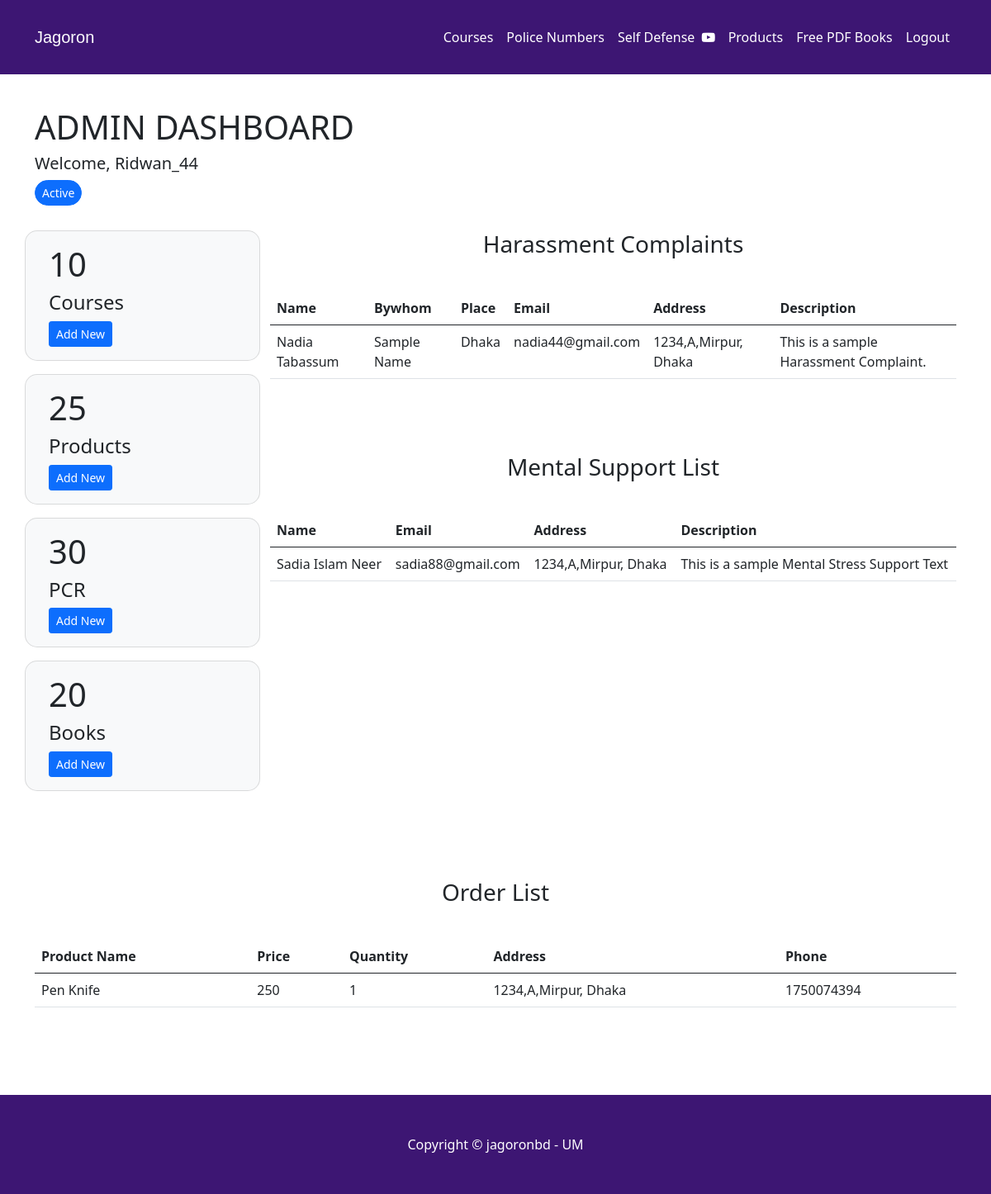
The page /adminDashBoard.php (signed in) on the database its author committed.
### tables this page shows
CREATE TABLE `Harassment_Complaint` (
  `sno` int(7) NOT NULL,
  `Name` varchar(60) NOT NULL,
  `Bywhom` varchar(60) NOT NULL,
  `Place` varchar(150) NOT NULL,
  `Email` varchar(150) NOT NULL,
  `Address` varchar(150) NOT NULL,
  `Description` varchar(255) NOT NULL
);

CREATE TABLE `MENTAL_SUPPORT` (
  `sno` int(11) NOT NULL,
  `Name` varchar(60) NOT NULL,
  `Email` varchar(60) NOT NULL,
  `Address` varchar(150) NOT NULL,
  `Description` varchar(255) NOT NULL
);

CREATE TABLE `Order_list` (
  `sno` int(11) NOT NULL,
  `ProductName` varchar(255) NOT NULL,
  `Price` float NOT NULL,
  `Quantity` int(7) DEFAULT NULL,
  `Address` varchar(255) NOT NULL,
  `Phone` int(11) NOT NULL
);

### adminDashBoard.php (the view, shortened to what this page needs)
<!DOCTYPE html>
<html lang="en">
<head>
    <link rel="stylesheet" href="https://cdnjs.cloudflare.com/ajax/libs/font-awesome/4.7.0/css/font-awesome.min.css">
    <link href="https://cdn.jsdelivr.net/npm/bootstrap@5.0.2/dist/css/bootstrap.min.css" rel="stylesheet">
</head>
<body>
  <?php require 'partials/loggednav.php'?>
    <div class="container">
      <div class="row">
          <div class="col-md-7 col-lg-7 col-12" style="display: flex">
              <div style="margin-top: 40px;">
                <h1>ADMIN DASHBOARD</h1>
                <h5>Welcome, <?php echo $_SESSION['username']?></h5>
                <button type="button" class="btn btn-primary btn-sm" style="border-radius: 30px;">Active</button>
              </div>
          </div>
          <div class="col-md-5 col-lg-5"></div>
      </div>
        <div class="row" style="margin-top: 30px">
          <div class="col-md-3 col-lg-3 col-12">
              <div class="row">
                  <div class="card text-dark bg-light mb-3" style="max-width: 18rem; border-radius: 15px">
                    <div class="card-body">
                      <h1 class="card-title">10</h1>
                      <h4>Courses</h4>
                          <a class="btn btn-primary btn-sm"href="addnewCourse.php">Add New</a>
                    </div>
                  </div>
              </div>
              <div class="row">
                <div class="card text-dark bg-light mb-3" style="max-width: 18rem; border-radius: 15px">
                  <div class="card-body">
                    <h1 class="card-title">25</h1>
                    <h4>Products</h4>
                          <a class="btn btn-primary btn-sm"href="addnewProduct.php">Add New</a>
                  </div>
                </div>
              </div>
              <div class="row">
                <div class="card text-dark bg-light mb-3" style="max-width: 18rem; border-radius: 15px">
                  <div class="card-body">
                    <h1 class="card-title">30</h1>
                    <h4>PCR</h4>
                          <button type="button" class="btn btn-primary btn-sm" data-bs-toggle="modal" data-bs-target="#addNewPCRModal">
                            Add New
                          </button>
                  </div>
                </div>
              </div>
              <div class="row">
                <div class="card text-dark bg-light mb-3" style="max-width: 18rem; border-radius: 15px">
                  <div class="card-body">
                    <h1 class="card-title">20</h1>
                    <h4>Books</h4>
                          <a class="btn btn-primary btn-sm"href="addnewBook.php">Add New</a>
                  </div>
                </div>
              </div>
          </div>
          <div class="col-md-9 col-lg-9 col-12">
          <div class="div text-center" id="feedback">
              <h3 style="margin-bottom: 40px">
                Harassment Complaints
              </h3>
          </div>
            <table class="table">
              <thead>
                <tr>
                  <th scope="col">Name</th>
                  <th scope="col">Bywhom</th>
                  <th scope="col">Place</th>
                  <th scope="col">Email</th>
                  <th scope="col">Address</th>
                  <th scope="col">Description</th>
                </tr>
              </thead>
              <tbody>
                <?php
                 $host = 'localhost';
	               $user = 'root';
	               $pass = '';
	               $db = 'jagoron';
	               $mysqli = new mysqli($host,$user,$pass,$db) or die($mysqli->error);
	               $sql1 = "select * FROM Harassment_Complaint";
                  $result1 = mysqli_query($mysqli, $sql1);
                    if ($result1->num_rows > 0):
                ?>
                <?php while($array=mysqli_fetch_row($result1)): ?>
                <tr>
                    <td><?php echo $array[1];?></td>
                    <td><?php echo $array[2];?></td>
                    <td><?php echo $array[3];?></td>
                    <td><?php echo $array[4];?></td>
                    <td><?php echo $array[5];?></td>
                    <td><?php echo $array[6];?></td>
                </tr>
                <?php endwhile; ?>
                <?php else: ?>
                <tr>
                   <td colspan="3" rowspan="1" headers="">No Data Found</td>
                </tr>
                <?php endif; ?>
              </tbody>
            </table>
          <div class="div text-center" id="feedback">
              <h3 style="margin-bottom: 40px; margin-top: 90px">
                  Mental Support List
              </h3>
          </div>
            <table class="table">
              <thead>
                <tr>
                  <th scope="col">Name</th>
                  <th scope="col">Email</th>
                  <th scope="col">Address</th>
                  <th scope="col">Description</th>
                </tr>
              </thead>
              <tbody>
                <?php
                 $host = 'localhost';
	               $user = 'root';
	               $pass = '';
	               $db = 'jagoron';
	               $mysqli = new mysqli($host,$user,$pass,$db) or die($mysqli->error);
	               $sql2 = "select * FROM MENTAL_SUPPORT";
                  $result2 = mysqli_query($mysqli, $sql2);
                    if ($result2->num_rows > 0):
                ?>
                <?php while($array=mysqli_fetch_row($result2)): ?>
                <tr>
                    <td><?php echo $array[1];?></td>
                    <td><?php echo $array[2];?></td>
                    <td><?php echo $array[3];?></td>
                    <td><?php echo $array[4];?></td>
                </tr>
                <?php endwhile; ?>
                <?php else: ?>
                <tr>
                   <td colspan="3" rowspan="1" headers="">No Data Found</td>
                </tr>
                <?php endif; ?>
              </tbody>
            </table>
          </div>
        </div>
        <div class="row">
          <div class="col-md-12 col-lg-12 col-12">
           <div class="div text-center" id="feedback">
              <h3 style="margin-bottom: 40px; margin-top: 90px">
                  Order List
              </h3>
          </div>
            <table class="table">
              <thead>
                <tr>
                  <th scope="col">Product Name</th>
                  <th scope="col">Price</th>
                  <th scope="col">Quantity</th>
                  <th scope="col">Address</th>
                  <th scope="col">Phone</th>
                </tr>
              </thead>
              <tbody>
                <?php
                 $host = 'localhost';
                 $user = 'root';
                 $pass = '';
                 $db = 'jagoron';
                 $mysqli = new mysqli($host,$user,$pass,$db) or die($mysqli->error);
                 $sqlorder = "Select * From Order_list";
                  $resultoder = mysqli_query($mysqli, $sqlorder);
                    if ($resultoder->num_rows > 0):
                ?>
                <?php while($array=mysqli_fetch_row($resultoder)): ?>
                <tr>
                    <td><?php echo $array[1];?></td>
                    <td><?php echo $array[2];?></td>
                    <td><?php echo $array[3];?></td>
                    <td><?php echo $array[4];?></td>
                    <td><?php echo $array[5];?></td>
                </tr>
                <?php endwhile; ?>
                <?php else: ?>
                <tr>
                   <td colspan="3" rowspan="1" headers="">No Data Found</td>
                </tr>
                <?php endif; ?>
              </tbody>
            </table>
            </div>
        </div>
    </div>
<footer class="py-5" style="background-color: #3D1673; margin-top: 90px;">
  <div class="container">
    <p class="m-0 text-center text-white">Copyright &copy; jagoronbd - UM</p>
  </div>
</footer>
</body>
</html>

### adminDashBoard.php (style rules this page uses)
body { background-color: #ffffff; }

### rows shown on the page
harassment_complaint: Name "Nadia Tabassum", Bywhom "Sample Name", Place "Dhaka", Email "nadia44@gmail.com", Address "1234,A,Mirpur, Dhaka", Description "This is a sample Harassment Complaint."
mental_support: Name "Sadia Islam Neer", Email "sadia88@gmail.com", Address "1234,A,Mirpur, Dhaka", Description "This is a sample Mental Stress Support Text"
order_list: ProductName "Pen Knife", Price "250", Quantity "1", Address "1234,A,Mirpur, Dhaka", Phone "1750074394"

### other values the page prints
$_SESSION['username'] "Ridwan_44"
